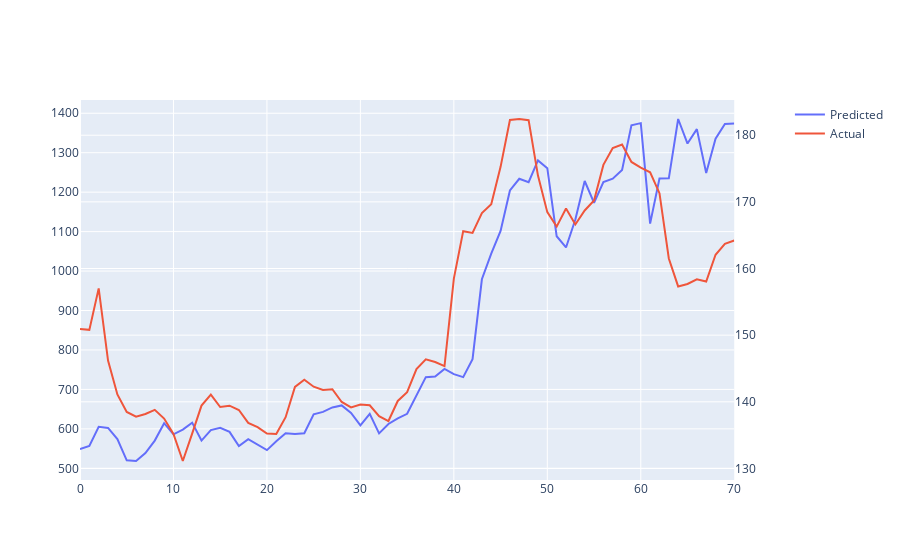

Notebook code cell kept with this figure:
### Code cell
import plotly.express as px
from plotly.subplots import make_subplots
import plotly.graph_objects as go 
genral_fig = make_subplots(specs=[[{"secondary_y": True}]])
genral_fig.add_trace(
    go.Scatter(y=test_merge['Predicted'], x=test_merge.index, name="Predicted"),
    secondary_y=False,
    )

genral_fig.add_trace(
    go.Scatter(y=test_merge['Actual'], x=test_merge.index, name="Actual"),
    secondary_y=True,
    )
